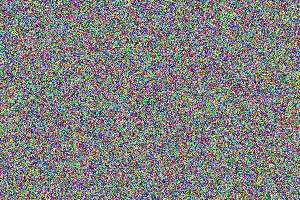
#> input picture 495/test_batch/img_0.jpg, 300 x 200 px; its folder holds only this picture in this run
$ python -i dark_channel_dehazer.py   (imports and definitions only)   (older library calls are emulated)
#> lines starting #> are read from the running program, lines starting #| are printed output that depends on the picture
import cv2
import numpy as np


class DarkChannelDehazer:
    def __init__(self, patch_size=15, omega=None, t_min=None, atmospheric_light=240,
                 sky_detection=True, sky_threshold=0.7, dehaze_strength=None,
                 adaptive_params=True, auto_brightness=True,
                 enhance_enabled=False, enhance_strength=0.5):
        self.patch_size = patch_size
        self._default_omega = 0.95
        self._default_t_min = 0.1
        self._default_strength = 1.0
        self.omega = omega if omega is not None else self._default_omega
        self.t_min = t_min if t_min is not None else self._default_t_min
        self.atmospheric_light = atmospheric_light
        self.sky_detection = sky_detection
        self.sky_threshold = sky_threshold
        self.dehaze_strength = dehaze_strength if dehaze_strength is not None else self._default_strength
        self.adaptive_params = adaptive_params
        self.auto_brightness = auto_brightness
        self.enhance_enabled = enhance_enabled
        self.enhance_strength = enhance_strength
        self.last_haze_density = None
        self.last_sky_mask = None
        self.last_atmospheric_light = None

    def _dark_channel(self, img):
        min_channel = np.min(img, axis=2)
        kernel = cv2.getStructuringElement(cv2.MORPH_RECT, (self.patch_size, self.patch_size))
        dark = cv2.erode(min_channel, kernel)
        return dark

    def _estimate_atmospheric_light(self, img, dark, sky_mask=None):
        m, n = dark.shape
        flat_dark = dark.reshape(-1)
        flat_img = img.reshape(-1, 3)
        num_pixels = m * n
        if sky_mask is not None and self.sky_detection:
            non_sky_mask = (1 - sky_mask).reshape(-1)
            valid_indices = np.where(non_sky_mask > 0.5)[0]
            if len(valid_indices) > num_pixels * 0.1:
                flat_dark = flat_dark[valid_indices]
                flat_img = flat_img[valid_indices]
                num_pixels = len(valid_indices)
        top_pixels = max(int(num_pixels * 0.001), 10)
        indices = np.argsort(flat_dark)[-top_pixels:]
        atmospheric_light = np.max(flat_img[indices], axis=0)
        return atmospheric_light

    def estimate_haze_density(self, img):
        img_float = img.astype(np.float32) / 255.0
        dark = self._dark_channel(img_float)
        gray = cv2.cvtColor(img, cv2.COLOR_BGR2GRAY).astype(np.float32) / 255.0
        brightness = np.mean(gray)
        dark_mean = np.mean(dark)
        saturation = cv2.cvtColor(img, cv2.COLOR_BGR2HSV)[:, :, 1].astype(np.float32) / 255.0
        sat_mean = np.mean(saturation)
        haze_indicator = 1.0 - dark_mean
        haze_score = (haze_indicator * 0.5 +
                      brightness * 0.3 +
                      (1.0 - sat_mean) * 0.2)
        haze_score = np.clip(haze_score, 0.0, 1.0)
        self.last_haze_density = haze_score
        return haze_score

    def _detect_sky_region(self, img):
        h, w = img.shape[:2]
        img_float = img.astype(np.float32) / 255.0
        gray = cv2.cvtColor(img, cv2.COLOR_BGR2GRAY)
        sobel_x = cv2.Sobel(gray, cv2.CV_64F, 1, 0, ksize=3)
        sobel_y = cv2.Sobel(gray, cv2.CV_64F, 0, 1, ksize=3)
        edge_magnitude = np.sqrt(sobel_x ** 2 + sobel_y ** 2)
        edge_magnitude = cv2.normalize(edge_magnitude, None, 0, 1, cv2.NORM_MINMAX)
        brightness = gray.astype(np.float32) / 255.0
        blue_channel = img_float[:, :, 0]
        green_channel = img_float[:, :, 1]
        red_channel = img_float[:, :, 2]
        blue_reduce = np.clip(blue_channel - red_channel, 0, 1)
        green_reduce = np.clip(green_channel - red_channel, 0, 1)
        color_likelihood = blue_reduce * 0.6 + green_reduce * 0.4
        position_penalty = np.linspace(1.0, 0.3, h).reshape(-1, 1)
        sky_likelihood = (brightness * 0.35 +
                          (1 - edge_magnitude) * 0.25 +
                          color_likelihood * 0.25 +
                          position_penalty * 0.15)
        sky_likelihood = cv2.normalize(sky_likelihood, None, 0, 1, cv2.NORM_MINMAX)
        adaptive_threshold = self.sky_threshold
        if self.adaptive_params and self.last_haze_density is not None:
            adaptive_threshold = 0.6 + 0.15 * self.last_haze_density
        sky_mask = (sky_likelihood > adaptive_threshold).astype(np.float32)
        kernel_small = cv2.getStructuringElement(cv2.MORPH_ELLIPSE, (5, 5))
        sky_mask = cv2.morphologyEx(sky_mask, cv2.MORPH_OPEN, kernel_small)
        kernel_large = cv2.getStructuringElement(cv2.MORPH_ELLIPSE, (25, 25))
        sky_mask = cv2.morphologyEx(sky_mask, cv2.MORPH_CLOSE, kernel_large)
        sky_mask = cv2.GaussianBlur(sky_mask, (31, 31), 0)
        self.last_sky_mask = sky_mask
        return sky_mask

    def _soft_matting(self, img, t):
        gray = cv2.cvtColor(img, cv2.COLOR_BGR2GRAY).astype(np.float32) / 255.0
        t = t.astype(np.float32)
        try:
            guided = cv2.ximgproc.guidedFilter(gray, t, radius=60, eps=1e-4)
        except AttributeError:
            guided = cv2.bilateralFilter(t, 15, 75, 75)
        return guided

    def _adaptive_parameters(self, haze_density):
        if not self.adaptive_params:
            return self.omega, self.t_min, self.dehaze_strength
        omega = 0.85 + 0.2 * haze_density
        t_min = 0.15 - 0.1 * haze_density
        t_min = max(t_min, 0.05)
        if haze_density < 0.3:
            strength = 0.7 + haze_density
        elif haze_density < 0.6:
            strength = 1.0 + (haze_density - 0.3) * 0.5
        else:
            strength = 1.15 + (haze_density - 0.6) * 0.7
        strength = min(strength, 1.8)
        return omega, t_min, strength

    def _process_sky_region(self, img_float, dehazed, sky_mask, atmospheric_light):
        if not self.sky_detection or sky_mask is None:
            return dehazed
        if np.sum(sky_mask > 0.5) < 10:
            return dehazed
        sky_mask_3ch = np.repeat(sky_mask[:, :, np.newaxis], 3, axis=2)
        non_sky_mask_3ch = 1.0 - sky_mask_3ch
        original_sky = img_float * sky_mask_3ch
        brightness_factor = 1.0
        if self.auto_brightness:
            sky_pixels = original_sky[sky_mask > 0.5]
            if len(sky_pixels) > 0:
                sky_mean = np.mean(sky_pixels)
                if not np.isnan(sky_mean) and sky_mean > 0:
                    target_brightness = min(sky_mean * 1.15, 0.95)
                    brightness_factor = target_brightness / (sky_mean + 1e-6)
                    brightness_factor = np.clip(brightness_factor, 0.9, 1.25)
        processed_sky = original_sky * brightness_factor
        if self.last_haze_density is not None:
            sky_saturation_factor = 0.85 + 0.15 * (1.0 - self.last_haze_density)
        else:
            sky_saturation_factor = 1.0
        processed_sky = self._adjust_saturation(processed_sky, sky_saturation_factor, sky_mask)
        atmospheric_3ch = np.ones_like(img_float) * atmospheric_light
        if self.last_haze_density is not None:
            haze_compensation = min(0.2 * self.last_haze_density, 0.3)
        else:
            haze_compensation = 0.0
        processed_sky = processed_sky * (1 - haze_compensation) + atmospheric_3ch * haze_compensation * sky_mask_3ch
        processed_sky = np.clip(processed_sky, 0, 1)
        final = dehazed * non_sky_mask_3ch + processed_sky * sky_mask_3ch
        return final

    # [12 lines left out: function _adjust_saturation, not called in this run]

    def _global_color_correction(self, img_float, dehazed, haze_density):
        if not self.auto_brightness or haze_density < 0.2:
            return dehazed
        original_mean = np.mean(img_float, axis=(0, 1))
        dehazed_mean = np.mean(dehazed, axis=(0, 1))
        correction_strength = min(haze_density * 0.5, 0.3)
        for c in range(3):
            if dehazed_mean[c] < 0.35:
                adjustment = (0.35 - dehazed_mean[c]) * correction_strength
                dehazed[:, :, c] = dehazed[:, :, c] + adjustment
            elif dehazed_mean[c] > 0.8:
                adjustment = (dehazed_mean[c] - 0.8) * correction_strength * 0.5
                dehazed[:, :, c] = dehazed[:, :, c] - adjustment
        dehazed = np.clip(dehazed, 0, 1)
        return dehazed

    def dehaze(self, img, haze_density=None):
        img_float = img.astype(np.float32) / 255.0
        if haze_density is None:
            haze_density = self.estimate_haze_density(img)
        self.last_haze_density = haze_density
        if self.adaptive_params:
            omega, t_min, strength = self._adaptive_parameters(haze_density)
        else:
            omega, t_min, strength = self.omega, self.t_min, self.dehaze_strength
        dark = self._dark_channel(img_float)
        if self.sky_detection:
            sky_mask = self._detect_sky_region(img)
        else:
            sky_mask = None
        atmospheric_light = self._estimate_atmospheric_light(img_float, dark, sky_mask)
        self.last_atmospheric_light = atmospheric_light
        transmission = 1.0 - omega * self._dark_channel(img_float / atmospheric_light)
        transmission = self._soft_matting(img, transmission)
        transmission = np.clip(transmission * strength, t_min, 1.0)
        transmission_3ch = np.repeat(transmission[:, :, np.newaxis], 3, axis=2)
        dehazed = np.zeros_like(img_float)
        for c in range(3):
            dehazed[:, :, c] = (img_float[:, :, c] - atmospheric_light[c]) / \
                               transmission_3ch[:, :, c] + atmospheric_light[c]
        dehazed = np.clip(dehazed, 0, 1)
        dehazed = self._global_color_correction(img_float, dehazed, haze_density)
        if self.sky_detection and sky_mask is not None:
            dehazed = self._process_sky_region(img_float, dehazed, sky_mask, atmospheric_light)
        dehazed = (dehazed * 255).astype(np.uint8)
        return dehazed

    # [14 lines left out: function dehaze_with_info, not called in this run]

    def set_dehaze_strength(self, strength):
        self.dehaze_strength = np.clip(strength, 0.0, 2.0)

    # [13 lines left out: functions get_transmission_map, get_sky_mask, not called in this run]

    def _adaptive_enhance(self, img, haze_density=None):
        if haze_density is None:
            haze_density = self.last_haze_density if self.last_haze_density is not None else 0.5
        lab = cv2.cvtColor(img, cv2.COLOR_BGR2LAB)
        l, a, b = cv2.split(lab)
        clip_limit = 1.0 + haze_density * 2.0
        tile_grid_size = max(4, int(8 - haze_density * 4))
        clahe = cv2.createCLAHE(clipLimit=clip_limit, tileGridSize=(tile_grid_size, tile_grid_size))
        l_enhanced = clahe.apply(l)
        gain = 1.0 + self.enhance_strength * 0.2
        l_enhanced = np.clip(l_enhanced * gain, 0, 255).astype(np.uint8)
        lab_enhanced = cv2.merge((l_enhanced, a, b))
        enhanced = cv2.cvtColor(lab_enhanced, cv2.COLOR_LAB2BGR)
        return enhanced

    def dehaze_and_enhance(self, img, enhance_strength=None, haze_density=None):
        if enhance_strength is not None:
            self.enhance_strength = enhance_strength
        dehazed = self.dehaze(img, haze_density=haze_density)
        if self.enhance_strength > 0:
            enhanced = self._adaptive_enhance(dehazed, self.last_haze_density)
        else:
            enhanced = dehazed
        return enhanced, dehazed

    # [10 lines left out: function dehaze_with_info_and_enhance, not called in this run]

    def set_enhance_strength(self, strength):
        self.enhance_strength = np.clip(strength, 0.0, 2.0)

>>> import cv2
>>> picture = cv2.imread('test_batch/img_0.jpg')
#> picture is the input picture: shape (200, 300, 3); mean B, G, R 127, 127, 127.5
>>> result = DarkChannelDehazer().dehaze_and_enhance(picture)
#> in estimate_haze_density, `gray = cv2.cvtColor(img, cv2.COLOR_BGR2GRAY).astype(np.float32) / 255.0`:
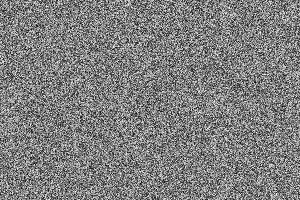
#> gray: shape (200, 300) float32; min 0.0157, max 0.976, mean 0.499
#> in estimate_haze_density, `brightness = np.mean(gray)`: brightness = 0.499
#> in estimate_haze_density, `dark_mean = np.mean(dark)`: dark_mean = 0.00563
#> in estimate_haze_density, `saturation = cv2.cvtColor(img, cv2.COLOR_BGR2HSV)[:, :, 1].astype(np.f..`:
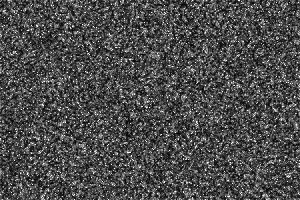
#> saturation: shape (200, 300) float32; min 0, max 1, mean 0.297
#> in estimate_haze_density, `sat_mean = np.mean(saturation)`: sat_mean = 0.297
#> in estimate_haze_density, `haze_indicator = 1.0 - dark_mean`: haze_indicator = 0.994
#> in estimate_haze_density, `haze_score = (haze_indicator * 0.5 + brightness * 0.3 + (1.0 - sat_mea..`: haze_score = 0.787
#> in _adaptive_parameters, `omega = 0.85 + 0.2 * haze_density`: omega = 1.01
#> in _adaptive_parameters, `t_min = 0.15 - 0.1 * haze_density`: t_min = 0.0713
#> in _adaptive_parameters, `strength = 1.15 + (haze_density - 0.6) * 0.7`: strength = 1.28
#> in dehaze, `omega, t_min, strength = self._adaptive_parameters(haze_density)`: omega = 1.01; t_min = 0.0713; strength = 1.28
#> in _detect_sky_region, `sky_likelihood = cv2.normalize(sky_likelihood, None, 0, 1, cv2.NORM_MI..`:
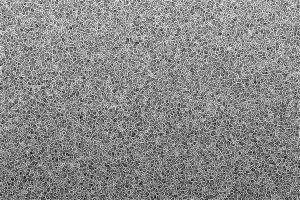
#> sky_likelihood: shape (200, 300) float64; min -4.07e-18, max 1, mean 0.537; drawn with min black and max white
#> in _detect_sky_region, `adaptive_threshold = 0.6 + 0.15 * self.last_haze_density`: adaptive_threshold = 0.718
#> in _detect_sky_region, `sky_mask = (sky_likelihood > adaptive_threshold).astype(np.float32)`:
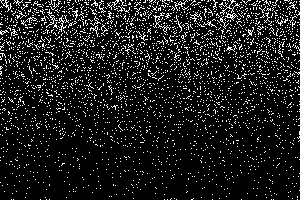
#> sky_mask: shape (200, 300) float32; values 0 (black) and 1 (white), 10.7% white in thin lines or dots
#> in _detect_sky_region, `sky_mask = cv2.morphologyEx(sky_mask, cv2.MORPH_OPEN, kernel_small)`: sky_mask: shape (200, 300) float32; every value is 0
#> in _estimate_atmospheric_light, `top_pixels = max(int(num_pixels * 0.001), 10)`: top_pixels = 60
#> in _estimate_atmospheric_light, `indices = np.argsort(flat_dark)[-top_pixels:]`: indices = 60 values, max 50897 at index 54, min 0 at index 18, mean 38412.4
#> in _estimate_atmospheric_light, `atmospheric_light = np.max(flat_img[indices], axis=0)`: atmospheric_light = [0.949, 0.855, 0.941]
#> in dehaze, `transmission = 1.0 - omega * self._dark_channel(img_float / atmospheri..`:
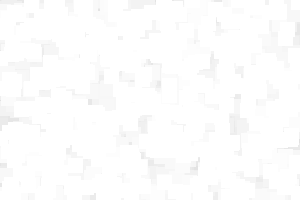
#> transmission: shape (200, 300) float32; min 0.882, max 1, mean 0.994
#> in dehaze, `transmission = np.clip(transmission * strength, t_min, 1.0)`: transmission: shape (200, 300) float32; every value is 1
#> in dehaze, `transmission_3ch = np.repeat(transmission[:, :, np.newaxis], 3, axis=2)`: transmission_3ch: shape (200, 300, 3) float32; every value is 1
#> in _global_color_correction, `original_mean = np.mean(img_float, axis=(0, 1))`: original_mean = [0.498, 0.498, 0.5]
#> in _global_color_correction, `correction_strength = min(haze_density * 0.5, 0.3)`: correction_strength = 0.3
#> in _adaptive_enhance, `lab = cv2.cvtColor(img, cv2.COLOR_BGR2LAB)`: lab: shape (200, 300, 3); mean of channels 0, 1, 2 135.2, 129.3, 128.5
#> in _adaptive_enhance, `l, a, b = cv2.split(lab)`:
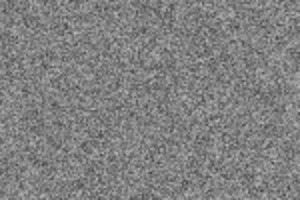
#> b: shape (200, 300); min 72, max 184, mean 128.5
#> in _adaptive_enhance, `clip_limit = 1.0 + haze_density * 2.0`: clip_limit = 2.57
#> in _adaptive_enhance, `tile_grid_size = max(4, int(8 - haze_density * 4))`: tile_grid_size = 4
#> in _adaptive_enhance, `lab_enhanced = cv2.merge((l_enhanced, a, b))`: lab_enhanced: shape (200, 300, 3); mean of channels 0, 1, 2 139.5, 129.3, 128.5
#> in _adaptive_enhance, `enhanced = cv2.cvtColor(lab_enhanced, cv2.COLOR_LAB2BGR)`:
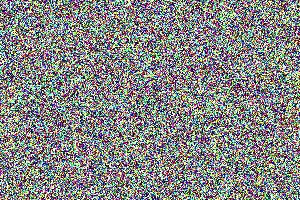
#> enhanced: shape (200, 300, 3); mean B, G, R 132.7, 133.4, 133.1

$ run again, on 495/test_batch/img_1.jpg
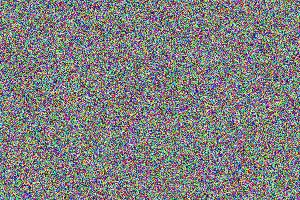
#> input picture 495/test_batch/img_1.jpg, 300 x 200 px
#> picture is the input picture: shape (200, 300, 3); mean B, G, R 127.5, 127.2, 126.9
#> brightness = 0.499
#> dark_mean = 0.00589
#> sat_mean = 0.295
#> haze_indicator = 0.994
#> haze_score = 0.788
#> in _adaptive_parameters, `omega = 0.85 + 0.2 * haze_density`: omega = 1.01
#> in _adaptive_parameters, `t_min = 0.15 - 0.1 * haze_density`: t_min = 0.0712
#> in _adaptive_parameters, `strength = 1.15 + (haze_density - 0.6) * 0.7`: strength = 1.28
#> in dehaze, `omega, t_min, strength = self._adaptive_parameters(haze_density)`: omega = 1.01; t_min = 0.0712; strength = 1.28
#> adaptive_threshold = 0.718
#> in _detect_sky_region, `sky_mask = (sky_likelihood > adaptive_threshold).astype(np.float32)`:
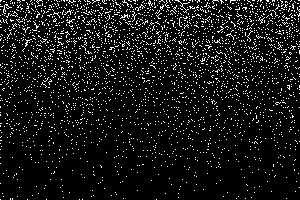
#> sky_mask: shape (200, 300) float32; values 0 (black) and 1 (white), 8.3% white in thin lines or dots
#> top_pixels = 60
#> indices = 60 values, max 59812 at index 56, min 776 at index 14, mean 50770.6
#> in _estimate_atmospheric_light, `atmospheric_light = np.max(flat_img[indices], axis=0)`: atmospheric_light = [1, 0.918, 0.875]
#> transmission_3ch: shape (200, 300, 3) float32; every value is 1
#> original_mean = [0.5, 0.499, 0.498]
#> correction_strength = 0.3
#> lab: shape (200, 300, 3); mean of channels 0, 1, 2 135.2, 129.1, 128.3
#> clip_limit = 2.58
#> tile_grid_size = 4
#> lab_enhanced: shape (200, 300, 3); mean of channels 0, 1, 2 139.5, 129.1, 128.3
#> in _adaptive_enhance, `enhanced = cv2.cvtColor(lab_enhanced, cv2.COLOR_LAB2BGR)`:
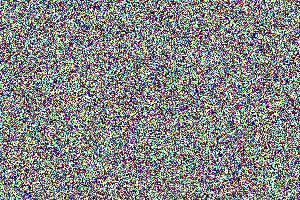
#> enhanced: shape (200, 300, 3); mean B, G, R 133.2, 133.5, 132.6

$ run again, on 495/test_batch/img_2.jpg
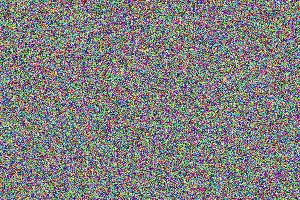
#> input picture 495/test_batch/img_2.jpg, 300 x 200 px
#> picture is the input picture: shape (200, 300, 3); mean B, G, R 127, 126.9, 127.5
#> brightness = 0.498
#> dark_mean = 0.00542
#> sat_mean = 0.297
#> haze_indicator = 0.995
#> haze_score = 0.787
#> in _adaptive_parameters, `omega = 0.85 + 0.2 * haze_density`: omega = 1.01
#> in _adaptive_parameters, `t_min = 0.15 - 0.1 * haze_density`: t_min = 0.0713
#> in _adaptive_parameters, `strength = 1.15 + (haze_density - 0.6) * 0.7`: strength = 1.28
#> in dehaze, `omega, t_min, strength = self._adaptive_parameters(haze_density)`: omega = 1.01; t_min = 0.0713; strength = 1.28
#> adaptive_threshold = 0.718
#> in _detect_sky_region, `sky_mask = (sky_likelihood > adaptive_threshold).astype(np.float32)`:
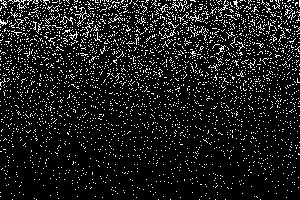
#> sky_mask: shape (200, 300) float32; values 0 (black) and 1 (white), 10.8% white in thin lines or dots
#> top_pixels = 60
#> indices = 60 values, max 59999 at index 41, min 6669 at index 0, mean 36627.2
#> in _estimate_atmospheric_light, `atmospheric_light = np.max(flat_img[indices], axis=0)`: atmospheric_light = [0.929, 0.898, 0.925]
#> transmission_3ch: shape (200, 300, 3) float32; every value is 1
#> original_mean = [0.498, 0.498, 0.5]
#> correction_strength = 0.3
#> lab: shape (200, 300, 3); mean of channels 0, 1, 2 135.1, 129.4, 128.5
#> clip_limit = 2.57
#> tile_grid_size = 4
#> lab_enhanced: shape (200, 300, 3); mean of channels 0, 1, 2 139.5, 129.4, 128.5
#> in _adaptive_enhance, `enhanced = cv2.cvtColor(lab_enhanced, cv2.COLOR_LAB2BGR)`:
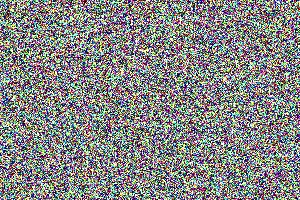
#> enhanced: shape (200, 300, 3); mean B, G, R 132.8, 133.3, 133.2
